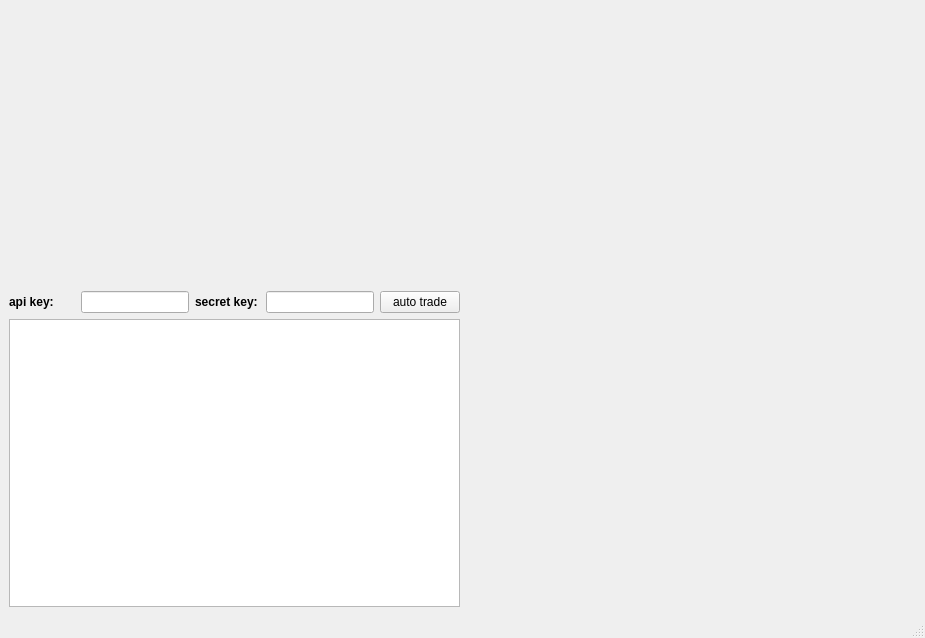
<?xml version="1.0" encoding="UTF-8"?>
<ui version="4.0">
 <class>MainWindow</class>
 <widget class="QMainWindow" name="MainWindow">
  <property name="geometry">
   <rect>
    <x>0</x>
    <y>0</y>
    <width>925</width>
    <height>638</height>
   </rect>
  </property>
  <property name="windowTitle">
   <string>MainWindow</string>
  </property>
  <widget class="QWidget" name="centralwidget">
   <layout class="QGridLayout" name="gridLayout">
    <item row="0" column="0">
     <layout class="QVBoxLayout" name="verticalLayout">
      <item>
       <widget class="SummaryWidget" name="widget_2" native="true">
        <property name="minimumSize">
         <size>
          <width>0</width>
          <height>120</height>
         </size>
        </property>
        <property name="maximumSize">
         <size>
          <width>16777215</width>
          <height>120</height>
         </size>
        </property>
       </widget>
      </item>
      <item>
       <widget class="ChartWidget" name="widget_3" native="true">
        <property name="minimumSize">
         <size>
          <width>0</width>
          <height>150</height>
         </size>
        </property>
        <property name="maximumSize">
         <size>
          <width>16777215</width>
          <height>150</height>
         </size>
        </property>
       </widget>
      </item>
      <item>
       <layout class="QHBoxLayout" name="horizontalLayout">
        <item>
         <widget class="QLabel" name="label">
          <property name="font">
           <font>
            <weight>75</weight>
            <bold>true</bold>
           </font>
          </property>
          <property name="text">
           <string>api key:</string>
          </property>
         </widget>
        </item>
        <item>
         <widget class="QLineEdit" name="api_key">
          <property name="sizePolicy">
           <sizepolicy hsizetype="Preferred" vsizetype="Fixed">
            <horstretch>0</horstretch>
            <verstretch>0</verstretch>
           </sizepolicy>
          </property>
          <property name="echoMode">
           <enum>QLineEdit::Password</enum>
          </property>
         </widget>
        </item>
        <item>
         <widget class="QLabel" name="label_2">
          <property name="font">
           <font>
            <weight>75</weight>
            <bold>true</bold>
           </font>
          </property>
          <property name="text">
           <string>secret key:</string>
          </property>
         </widget>
        </item>
        <item>
         <widget class="QLineEdit" name="secret_key">
          <property name="sizePolicy">
           <sizepolicy hsizetype="Preferred" vsizetype="Fixed">
            <horstretch>0</horstretch>
            <verstretch>0</verstretch>
           </sizepolicy>
          </property>
          <property name="echoMode">
           <enum>QLineEdit::Password</enum>
          </property>
         </widget>
        </item>
        <item>
         <widget class="QPushButton" name="auto_trading_bttn">
          <property name="sizePolicy">
           <sizepolicy hsizetype="Preferred" vsizetype="Fixed">
            <horstretch>0</horstretch>
            <verstretch>0</verstretch>
           </sizepolicy>
          </property>
          <property name="text">
           <string>auto trade</string>
          </property>
         </widget>
        </item>
       </layout>
      </item>
      <item>
       <widget class="QTextEdit" name="textEdit">
        <property name="sizePolicy">
         <sizepolicy hsizetype="Preferred" vsizetype="Preferred">
          <horstretch>0</horstretch>
          <verstretch>0</verstretch>
         </sizepolicy>
        </property>
       </widget>
      </item>
     </layout>
    </item>
    <item row="0" column="1">
     <widget class="AskBidWidget" name="widget" native="true"/>
    </item>
   </layout>
  </widget>
  <widget class="QMenuBar" name="menubar">
   <property name="geometry">
    <rect>
     <x>0</x>
     <y>0</y>
     <width>925</width>
     <height>26</height>
    </rect>
   </property>
  </widget>
  <widget class="QStatusBar" name="statusbar"/>
 </widget>
 <customwidgets>
  <customwidget>
   <class>AskBidWidget</class>
   <extends>QWidget</extends>
   <header>ask_bid_gui</header>
   <container>1</container>
  </customwidget>
  <customwidget>
   <class>SummaryWidget</class>
   <extends>QWidget</extends>
   <header>summary</header>
   <container>1</container>
  </customwidget>
  <customwidget>
   <class>ChartWidget</class>
   <extends>QWidget</extends>
   <header>price_chart_gui</header>
   <container>1</container>
  </customwidget>
 </customwidgets>
 <resources/>
 <connections/>
</ui>
